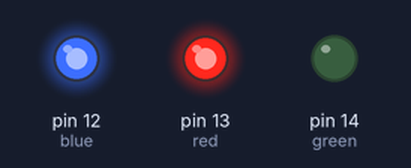
A program run on a simulated MicroPython board. Parts: output pins drawn as LEDs (lit = HIGH).

Above: at 1.0 s.
At 3.0 s:
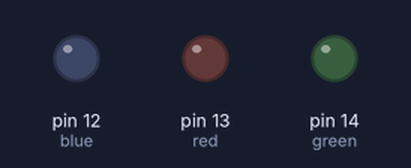
Timing chart, 0 to 5.2 s (numbered marks = the images above):
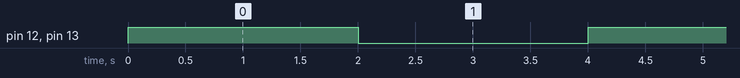

The program:

purple_blink.py
```python
import machine
import time
blue = machine.Pin(12, machine.Pin.OUT)
red = machine.Pin(13, machine.Pin.OUT)
green = machine.Pin(14, machine.Pin.OUT)
while True:
    red.on()
    blue.on()
    time.sleep(2)
    red.off()
    blue.off()
    time.sleep(2)
    
```

Measured:
- by itself, pin 12 (blue), pin 13 (red): alternates HIGH for 2.0 s and LOW for 2.0 s
